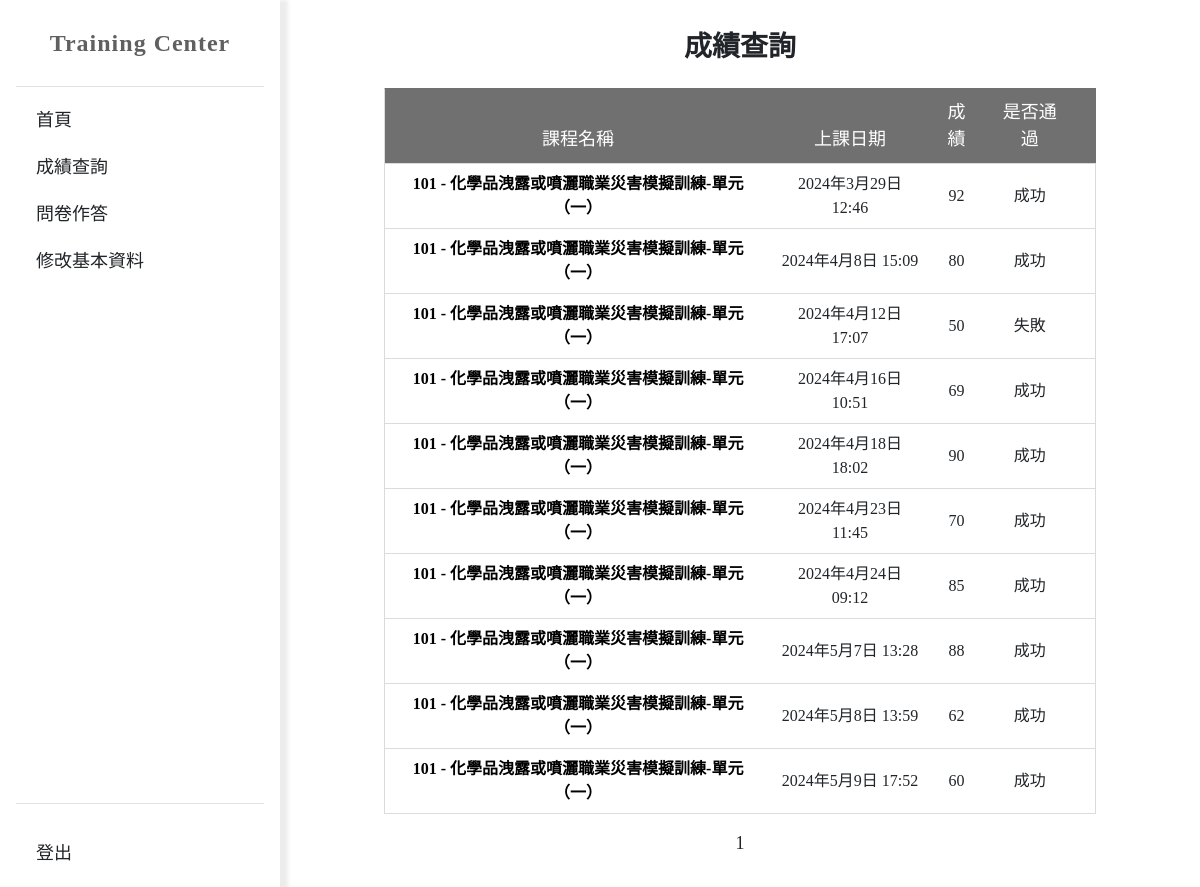
The page /scores/score_find/101 on the database its author committed.
### scores/models.py (models this page shows, shortened)
class Classmate(models.Model):
    name = models.ForeignKey(User, on_delete=models.CASCADE)
    classnumber = models.ForeignKey('Course', on_delete=models.SET_NULL, null=True)
    classdate = models.DateTimeField(null=True, blank=True)
    score = models.IntegerField(null=True)
    unit_id = models.IntegerField(null=True)
    unit_name = models.CharField(max_length=64, null=True)
    training_id = models.IntegerField(null=True)
    CLASS_STATUS = (
        ('0', '中離'),
        ('1', '成功'),
        ('2', '失敗')
    )
    status = models.CharField(
        max_length=10,
        choices=CLASS_STATUS,
        blank=True,
        default='open',
    )
    class Meta:
        ordering = ['name']

class Course(models.Model):
    coursenumber = models.AutoField(primary_key=True)
    coursename = models.CharField(max_length=100)
    start_date = models.DateField(null=True)
    end_date = models.DateField(null=True)
    coursepeople = models.CharField(max_length=100, null=True)
    Avg_score = models.FloatField(default=0, null=True)
    Median_score = models.FloatField(default=0, null=True)
    course_image = models.ImageField(upload_to='images/', null=True, blank=True)
    introduce = models.TextField(max_length=100, help_text='Enter course introduce', null=True, blank=True)
    def __str__(self):
        return f"{self.coursenumber} - {self.coursename}"

### scores/views.py (the view)
# urls.py: path('score_find/<course_number>', views.admin_scorefind, name='admin_score_find'),
def admin_scorefind(request,course_number):
    classmates_name = request.GET.get('name')
    classmates_all = Classmate.objects.filter(classnumber__coursenumber=course_number).order_by('classdate')
    course_name = classmates_all.first().classnumber.coursename
    limit = 10
    paginator = Paginator(classmates_all, limit)
    page = request.GET.get('page', 1)
    try:
        classmates = paginator.page(page)
    except PageNotAnInteger:
        classmates = paginator.page(1)
    except EmptyPage:
        classmates = paginator.page(paginator.num_pages)
    num_classmates = classmates_all.count()
    context = {
        'name': classmates_name,
        'number': course_number,
        'classmates': classmates,
        'num_classmates': num_classmates,
        'course_name': course_name,
    }
    return render(request, 'scores/student-grades.html', context)

### templates/scores/student-grades.html (shortened to what this page needs)
{% extends "base_generic.html" %}
{% block content %}
</head>
<body>
    <main id="main">
        {% if request.user.is_staff %}
        <nav id="header" class="flex-shrink-0 p-3" style="width: 280px; height: 100%;">
            <div style="display: flex; align-items: center; justify-content: center;">
                <a href="/home/" class="logo">Training Center</a>
            </div>
            <hr style="color: #909090;">
            <ul class="list-unstyled">
                <li>
                    <a class="nav-link scrollto" href="/home/">首頁</a>
                </li>
                <li>
                    <a class="nav-link scrollto" href="/scores/course-list/">課程管理</a>
                </li>
                <li>
                    <a class="nav-link scrollto" href="/scores/score_find/">成績查詢</a>
                </li>
                <li>
                    <a class="nav-link scrollto" href="/admin/auth/user/">帳號管理</a>
                </li>
                <li>
                    <a class="nav-link scrollto" href="/question/question_list/">問卷系統</a>
                </li>
            </ul>
            <div style="position: fixed; bottom: 0;">
                <div style="width: 248px;">
                    <hr style="color: #909090;">
                </div>
                <div style="display: flex; align-items: center; justify-content: space-between;">
                    {% if request.user.is_authenticated %}
                        <a class="nav-link scrollto fw-bold">{{request.user}}</a>
                    {% endif %}
                    <a class="nav-link scrollto logout-link" href="/welcome/logout/">登出</a>
                </div>
            </div>
        </nav>
        {% else %}
        <nav id="header" class="flex-shrink-0 p-3" style="width: 280px; height: 100%;">
            <div style="display: flex; align-items: center; justify-content: center;">
                <a href="/home/" class="logo">Training Center</a>
            </div>
            <hr style="color: #909090;">
            <ul class="list-unstyled">
                <li>
                    <a class="nav-link scrollto" href="/home/">首頁</a>
                </li>
                <li>
                    <a class="nav-link scrollto" href="">成績查詢</a>
                </li>
                <li>
                    <a class="nav-link scrollto" href="/question/question_list/">問卷作答</a>
                </li>
                <li>
                    <a class="nav-link scrollto" href="/home/student-information/">修改基本資料</a>
                </li>
            </ul>
            <div style="position: fixed; bottom: 0;">
                <div style="width: 248px;">
                    <hr style="color: #909090;">
                </div>
                <div style="display: flex; align-items: center; justify-content: space-between;">
                    <a class="nav-link scrollto logout-link" href="/welcome/logout/">登出</a>
                </div>
            </div>
        </nav>
        {% endif %}
        <section id="home" class="text-center" style="display: flex; justify-content: center; align-items: center; width: 100hv; height: 100hv; margin-left: 280px;">
                <div class="container align-items-center" style="flex-direction: column; max-width: 80%; margin-top: 30px; margin-bottom: 30px;" data-aos="fade-up" data-aos-duration="1000" data-aos-offset="300" data-aos-easing="ease-in-sine" data-aos-delay="400">
                    <div id="1" class="tabcontent justify-content-center text-center">
                        <div class="box-info full ng-hide" ng-show="orderItems.length &amp;&amp; !state.loadingItems">
                            {% if request.user.is_staff %}
                            <h3 class="mb-4 fw-bold">成績查詢</h3>
                            <div class="row pt-3">
                                <div class="col-md-6 text-start">
                                    <p style="font-size: 18px;">目前課程為：</p>
                                    <p style="font-size: 18px; font-weight: 700;">{{ number }} - {{ course_name }}</p>
                                </div>
                                <div class="col-md-6 text-end">
                                    <a href="{% url 'scores:analysis_chart' %}?coursenumber={{ number }}"><button type="button" class="btn btn-custom1">成績分佈</button></a>
                                    <a href="{% url 'scores:training_result' %}?coursenumber={{ number }}"><button type="button" class="btn btn-custom1" style="margin-left: 10px;">錯誤分析</button></a>
                                </div>
                            </div>
                            <div class="table-responsive">
                                <table data-sortable="" class="table table-hover">
                                    <thead>
                                        <tr>
                                            <th>學員名稱</th>
                                            <th>上課日期</th>
                                            <th>成績</th>
                                            <th>訓練結果</th>
                                            <th></th>
                                        </tr>
                                    </thead>
                                    {% if classmates %}
                                    {% for course in classmates %}
                                    <tbody>
                                        <tr onclick="" style="cursor: pointer;">
                                            <td valign="middle"><a href="{{number}}/{{course.training_id}}">{{course.name}}</a></td>
                                            <td valign="middle">{{course.classdate}}</td>
                                            <td valign="middle">{{course.score}}</td>
                                            <td valign="middle">
                                                {% if course.score == 0 %}
                                                    中離
                                                {% elif course.score >= 60 %}
                                                    成功
                                                {% else %}
                                                    失敗
                                                {% endif %}
                                            </td>
                                            <td></td>
                                        </tr>
                                    </tbody>
                                    {% endfor %}
                                    {% else %}
                                    <tbody>
                                        <tr>
                                            <td colspan="6">列表尚無任何資料</td>
                                        </tr>
                                    </tbody>
                                    {% endif %}
                                </table>
                            </div>
                            {% else %}
                            <div class="table-responsive">
                                <table data-sortable="" class="table table-hover">
                                    <h3 class="mb-4 fw-bold">成績查詢</h3>
                                    <thead>
                                        <tr>
                                            <th>課程名稱</th>
                                            <th>上課日期</th>
                                            <th>成績</th>
                                            <th>是否通過</th>
                                            <th></th>
                                        </tr>
                                    </thead>
                                    {% if classmates %}
                                    {% for course in classmates %}
                                    <tbody>
                                        <tr onclick="" style="cursor: pointer;">
                                            <td valign="middle"><a href="/scores/score_find/{{course.classnumber.coursenumber}}/{{course.training_id}}">{{course.classnumber}}</a></td>
                                            <td valign="middle">{{course.classdate}}</td>
                                            <td valign="middle">{{course.score}}</td>
                                            <td valign="middle">
                                                {% if course.score == 0 %}
                                                    中離
                                                {% elif course.score >= 60 %}
                                                    成功
                                                {% else %}
                                                    失敗
                                                {% endif %}
                                            </td>
                                            <td></td>
                                        </tr>
                                    </tbody>
                                    {% endfor %}
                                    {% else %}
                                    <tbody>
                                        <tr>
                                            <td colspan="6">列表尚無任何資料</td>
                                        </tr>
                                    </tbody>
                                    {% endif %}
                                </table>
                            </div>
                            {% endif %}
                            <div class="paginator">
                                {% for page_number in classmates.paginator.page_range %}
                                    {% if page_number == classmates.number %}
                                    <a>{{ page_number }}</a>
                                    {% else %}
                                    <a href="?page={{ page_number }}">{{ page_number }}</a>
                                    {% endif %}
                                {% endfor %}
                            </div>
                        </div>
                    </div>
                </div>
        </section>
    </main>
{% endblock %}

### static/assets/css/style.css (style rules this page uses)
body { font-family: "Suranna", serif; font-family: 'Noto Serif TC', serif; }
a { text-decoration: none; }
h1, h2, h3, h4, h5, h6 { font-family: 'Playfair', serif; font-family: 'Noto Serif TC', serif; }
#header { background: rgba(255, 255, 255, 0.95); transition: all 0.5s; box-shadow: 4px 4px 4px 4px #ececec; }
#header .logo { font-size: 24px; margin: 15px; padding: 0; line-height: 1; font-weight: 700; letter-spacing: 1px; color: #606060; }
#header .nav-link { margin: 20px 20px 20px 20px; font-size: 18px; }
#home { background-size: cover; position: relative; }
#home:before { content: ""; background: #ffffff; position: absolute; bottom: 0; top: 0; left: 0; right: 0; }
section { overflow: hidden; display: flex; align-content: center; }

### templates/scores/student-grades.html (style rules this page uses)
nav ul li a { text-decoration: none; position: relative; color: #999999; font-weight: 600; }
nav ul li a::after { content: ""; position: absolute; bottom: -5px; left: 0; width: 0; height: 0.125em; background-color: #cd0000; transition: width 0.5s; }
table { border-collapse: collapse; }
.table tr { border: 1px solid #70707040; }
.table thead th { height: 50px; background-color: #707070; color: #fff; font-size: 18px; font-weight: 400; padding: 10px; }
.table tbody td { text-align: center; vertical-align: middle; height: 45px; font-size: 16px; font-weight: 200; }
.table tbody td a { color: #000; font-weight: 800; transition: color 0.5s; }
.paginator a { font-size: 18px; color: #707070; padding: 5px; }

### rows shown on the page
Classmate: classnumber "101 - 化學品洩露或噴灑職業災害模擬訓練-單元（一）", classdate "2024年3月29日 12:46", score "92", shows "成功"
Classmate: classnumber "101 - 化學品洩露或噴灑職業災害模擬訓練-單元（一）", classdate "2024年4月8日 15:09", score "80", shows "成功"
Classmate: classnumber "101 - 化學品洩露或噴灑職業災害模擬訓練-單元（一）", classdate "2024年4月12日 17:07", score "50", shows "失敗"
Classmate: classnumber "101 - 化學品洩露或噴灑職業災害模擬訓練-單元（一）", classdate "2024年4月16日 10:51", score "69", shows "成功"
Classmate: classnumber "101 - 化學品洩露或噴灑職業災害模擬訓練-單元（一）", classdate "2024年4月18日 18:02", score "90", shows "成功"
Classmate: classnumber "101 - 化學品洩露或噴灑職業災害模擬訓練-單元（一）", classdate "2024年4月23日 11:45", score "70", shows "成功"
Classmate: classnumber "101 - 化學品洩露或噴灑職業災害模擬訓練-單元（一）", classdate "2024年4月24日 09:12", score "85", shows "成功"
Classmate: classnumber "101 - 化學品洩露或噴灑職業災害模擬訓練-單元（一）", classdate "2024年5月7日 13:28", score "88", shows "成功"
Classmate: classnumber "101 - 化學品洩露或噴灑職業災害模擬訓練-單元（一）", classdate "2024年5月8日 13:59", score "62", shows "成功"
Classmate: classnumber "101 - 化學品洩露或噴灑職業災害模擬訓練-單元（一）", classdate "2024年5月9日 17:52", score "60", shows "成功"

### other values the page prints
{{ page_number }} "1"
